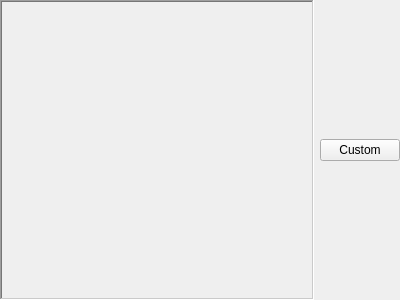
<?xml version="1.0" encoding="UTF-8"?>
<ui version="4.0">
 <class>FontInfoWidget</class>
 <widget class="QWidget" name="FontInfoWidget">
  <property name="geometry">
   <rect>
    <x>0</x>
    <y>0</y>
    <width>400</width>
    <height>300</height>
   </rect>
  </property>
  <property name="windowTitle">
   <string>Form</string>
  </property>
  <layout class="QHBoxLayout" name="horizontalLayout">
   <property name="leftMargin">
    <number>0</number>
   </property>
   <property name="topMargin">
    <number>0</number>
   </property>
   <property name="rightMargin">
    <number>0</number>
   </property>
   <property name="bottomMargin">
    <number>0</number>
   </property>
   <item>
    <widget class="QLabel" name="label">
     <property name="sizePolicy">
      <sizepolicy hsizetype="MinimumExpanding" vsizetype="Preferred">
       <horstretch>0</horstretch>
       <verstretch>0</verstretch>
      </sizepolicy>
     </property>
     <property name="frameShape">
      <enum>QFrame::WinPanel</enum>
     </property>
     <property name="frameShadow">
      <enum>QFrame::Sunken</enum>
     </property>
     <property name="text">
      <string/>
     </property>
    </widget>
   </item>
   <item>
    <widget class="QPushButton" name="pushButton">
     <property name="text">
      <string>Custom</string>
     </property>
    </widget>
   </item>
  </layout>
 </widget>
 <resources/>
 <connections/>
</ui>
